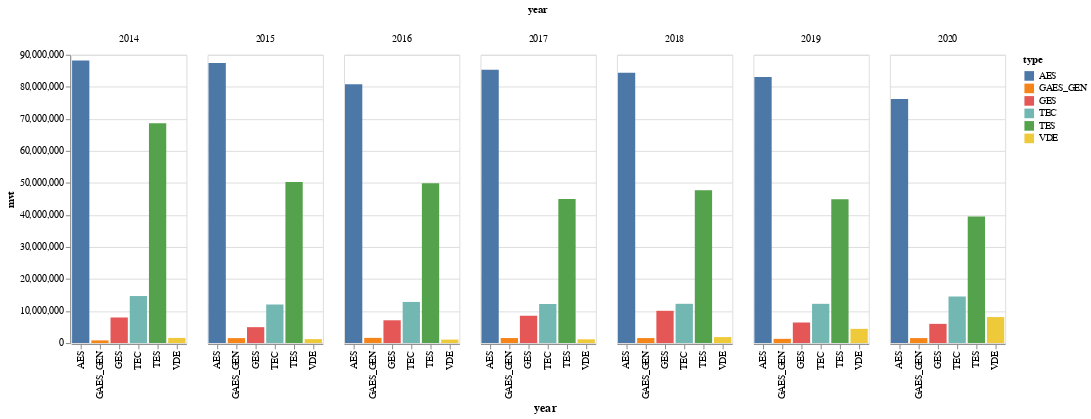

Notebook code for this chart:
### Code cell
# 2. visualise

alt.Chart(new_df).mark_bar().encode(
    x=alt.X('type:O', title=None),
    y='mvt:Q',
    color='type:N',
    column='year:N',
).properties(
    title='year',
).configure_title(
    orient='bottom',
    anchor='middle',
)

### Figure 1 — Vega-Lite specification as saved in the notebook (floating-point values rounded to 4 significant figures)
{"config": {"view": {"continuousWidth": 400, "continuousHeight": 300}, "title": {"anchor": "middle", "orient": "bottom"}}, "data": {"name": "data-cada046e9dcd9279bfd43b0b4307ebb7"}, "mark": "bar", "encoding": {"color": {"type": "nominal", "field": "type"}, "column": {"type": "nominal", "field": "year"}, "x": {"type": "ordinal", "field": "type", "title": null}, "y": {"type": "quantitative", "field": "mvt"}}, "title": "year", "$schema": "https://vega.github.io/schema/vega-lite/v4.8.1.json", "datasets": {"data-cada046e9dcd9279bfd43b0b4307ebb7": [{"year": "2014", "type": "AES", "mvt": 88200000.0}, {"year": "2014", "type": "TEC", "mvt": 14680000.0}, {"year": "2014", "type": "VDE", "mvt": 1606000.0}, {"year": "2014", "type": "TES", "mvt": 68610000.0}, {"year": "2014", "type": "GES", "mvt": 7991000.0}, {"year": "2014", "type": "GAES_GEN", "mvt": 839800.0}, {"year": "2015", "type": "AES", "mvt": 87410000.0}, {"year": "2015", "type": "TEC", "mvt": 12040000.0}, {"year": "2015", "type": "VDE", "mvt": 1235000.0}, {"year": "2015", "type": "TES", "mvt": 50260000.0}, {"year": "2015", "type": "GES", "mvt": 4964000.0}, {"year": "2015", "type": "GAES_GEN", "mvt": 1555000.0}, {"year": "2016", "type": "AES", "mvt": 80760000.0}, {"year": "2016", "type": "TEC", "mvt": 12840000.0}, {"year": "2016", "type": "VDE", "mvt": 1093000.0}, {"year": "2016", "type": "TES", "mvt": 49880000.0}, {"year": "2016", "type": "GES", "mvt": 7114000.0}, {"year": "2016", "type": "GAES_GEN", "mvt": 1621000.0}, {"year": "2017", "type": "AES", "mvt": 85310000.0}, {"year": "2017", "type": "TEC", "mvt": 12210000.0}, {"year": "2017", "type": "VDE", "mvt": 1177000.0}, {"year": "2017", "type": "TES", "mvt": 44950000.0}, {"year": "2017", "type": "GES", "mvt": 8532000.0}, {"year": "2017", "type": "GAES_GEN", "mvt": 1575000.0}, {"year": "2018", "type": "AES", "mvt": 84350000.0}, {"year": "2018", "type": "TEC", "mvt": 12260000.0}, {"year": "2018", "type": "VDE", "mvt": 1864000.0}, {"year": "2018", "type": "TES", "mvt": 47750000.0}, {"year": "2018", "type": "GES", "mvt": 10070000.0}, {"year": "2018", "type": "GAES_GEN", "mvt": 1565000.0}, {"year": "2019", "type": "AES", "mvt": 83100000.0}, {"year": "2019", "type": "TEC", "mvt": 12250000.0}, {"year": "2019", "type": "VDE", "mvt": 4442000.0}, {"year": "2019", "type": "TES", "mvt": 44880000.0}, {"year": "2019", "type": "GES", "mvt": 6422000.0}, {"year": "2019", "type": "GAES_GEN", "mvt": 1323000.0}, {"year": "2020", "type": "AES", "mvt": 76210000.0}, {"year": "2020", "type": "TEC", "mvt": 14540000.0}, {"year": "2020", "type": "VDE", "mvt": 8125000.0}, {"year": "2020", "type": "TES", "mvt": 39500000.0}, {"year": "2020", "type": "GES", "mvt": 5999000.0}, {"year": "2020", "type": "GAES_GEN", "mvt": 1562000.0}]}}
